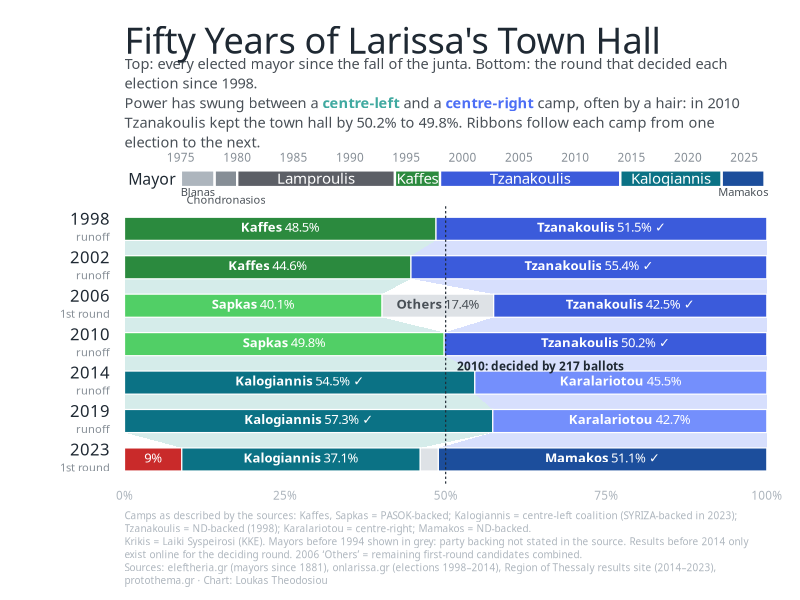

This chart was generated by the following R code:
# Larissa town hall 1975–2023: mayors timeline + the deciding vote of every election since 1998
library(tidyverse)
library(ggtext)
library(patchwork)

# ---- data -----------------------------------------------------------------------------------
# Mayors (eleftheria.gr, "Οι δήμαρχοι της Λάρισας από το 1881"); the source lists 1978–1981 and 1980–1994,
# which overlap, so the hand-over is drawn at 1980.
mayors <- tribble(
  ~mayor,              ~from, ~to,  ~col,
  "Blanas",             1975, 1978, "#ADB5BD",
  "Chondronasios",      1978, 1980, "#868E96",
  "Lamproulis",         1980, 1994, "#5C5F66",
  "Kaffes",             1994, 1998, "#2B8A3E",
  "Tzanakoulis",        1998, 2014, "#3B5BDB",
  "Kalogiannis",        2014, 2023, "#0B7285",
  "Mamakos",            2023, 2026.8, "#1C4E9C"
)

# Deciding round of each election (onlarissa.gr 2019 retrospective; Region of Thessaly results for 2014–2023)
dec <- tribble(
  ~year,  ~round,       ~cand,          ~camp,   ~pct,
  1998, "runoff",       "Kaffes",       "left",  48.5,
  1998, "runoff",       "Tzanakoulis",  "right", 51.5,
  2002, "runoff",       "Kaffes",       "left",  44.6,
  2002, "runoff",       "Tzanakoulis",  "right", 55.4,
  2006, "1st round",    "Sapkas",       "left",  40.10,
  2006, "1st round",    "Others",       "other", 17.38,
  2006, "1st round",    "Tzanakoulis",  "right", 42.52,
  2010, "runoff",       "Sapkas",       "left",  49.77,
  2010, "runoff",       "Tzanakoulis",  "right", 50.23,
  2014, "runoff",       "Kalogiannis",  "left",  54.54,
  2014, "runoff",       "Karalariotou", "right", 45.46,
  2019, "runoff",       "Kalogiannis",  "left",  57.34,
  2019, "runoff",       "Karalariotou", "right", 42.66,
  2023, "1st round",    "Krikis",       "kke",    8.92,
  2023, "1st round",    "Kalogiannis",  "left",  37.13,
  2023, "1st round",    "Vaioulis",     "other",  2.82,
  2023, "1st round",    "Mamakos",      "right", 51.14
)
winner <- c(`1998` = "Tzanakoulis", `2002` = "Tzanakoulis", `2006` = "Tzanakoulis", `2010` = "Tzanakoulis",
            `2014` = "Kalogiannis", `2019` = "Kalogiannis", `2023` = "Mamakos")

cand_col <- c(Kaffes = "#2B8A3E", Sapkas = "#51CF66", Kalogiannis = "#0B7285", Tzanakoulis = "#3B5BDB",
              Karalariotou = "#748FFC", Mamakos = "#1C4E9C", Krikis = "#C92A2A",
              Others = "#DEE2E6", Vaioulis = "#DEE2E6")
camp_col <- c(left = "#40A9A0", right = "#4C6EF5", other = "#CED4DA", kke = "#E03131")
camp_ord <- c("kke", "left", "other", "right")

# ---- timeline -------------------------------------------------------------------------------
tl <- ggplot(mayors) +
  geom_rect(aes(xmin = from, xmax = to, ymin = 0, ymax = 1, fill = I(col)), colour = "white", linewidth = 0.8) +
  geom_text(aes(x = (from + to) / 2, y = 0.5, label = if_else(to - from >= 4, mayor, "")),
            family = "Oswald", colour = "white", size = 3.8) +
  geom_text(data = filter(mayors, to - from < 4) |> mutate(yy = c(-0.3, -0.75, -0.3)),
            aes(x = (from + to) / 2, y = yy, label = mayor),
            family = "Fira Sans Condensed", colour = "#495057", size = 2.8) +
  annotate("text", x = 1974.6, y = 0.5, label = "Mayor", hjust = 1, family = "Oswald", size = 4, colour = "#1F2933") +
  scale_x_continuous(breaks = seq(1975, 2025, 5), limits = c(1970, 2027), expand = c(0, 0), position = "top") +
  coord_cartesian(clip = "off", ylim = c(-0.95, 1)) +
  theme_void(base_family = "Fira Sans") +
  theme(axis.text.x = element_text(size = 8.5, colour = "#868E96", margin = margin(b = 4)))

# ---- deciding votes: ribbon bars --------------------------------------------------------------
yrs <- sort(unique(dec$year))
bar_h <- 0.6
segs <- dec |>
  mutate(row = match(year, yrs), y = -row, ord = match(camp, camp_ord)) |>
  arrange(row, ord) |>
  group_by(year) |>
  mutate(xmax = cumsum(pct) / sum(pct) * 100, xmin = lag(xmax, default = 0)) |>
  ungroup() |>
  mutate(win = cand == winner[as.character(year)])

ribbons <- segs |>
  select(row, camp, xmin, xmax, y) |>
  inner_join(segs |> select(row, camp, xmin, xmax, y) |> mutate(row = row - 1),
             by = c("row", "camp"), suffix = c("", "_n")) |>
  mutate(id = paste(row, camp), col = camp_col[camp]) |>
  rowwise() |>
  reframe(id, col,
          x  = c(xmin, xmax, xmax_n, xmin_n),
          yy = c(y - bar_h / 2, y - bar_h / 2, y_n + bar_h / 2, y_n + bar_h / 2))

labs_df <- segs |>
  filter(pct >= 8) |>
  mutate(lab = if_else(pct >= 15,
                       glue::glue("<b>{cand}</b> {sprintf('%.1f', pct)}%{if_else(win, ' ✓', '')}"),
                       glue::glue("{sprintf('%.0f', pct)}%")))

ylabs <- tibble(year = yrs, row = seq_along(yrs)) |>
  left_join(distinct(dec, year, round), by = "year") |>
  mutate(lab = glue::glue("<span style='font-family:Oswald;font-size:12pt;color:#1F2933'>{year}</span><br><span style='color:#868E96;font-size:8pt'>{round}</span>"))

rb <- ggplot() +
  geom_polygon(data = ribbons, aes(x, yy, group = id, fill = I(col)), alpha = 0.22) +
  geom_rect(data = segs, aes(xmin = xmin, xmax = xmax, ymin = y - bar_h / 2, ymax = y + bar_h / 2,
                             fill = I(cand_col[cand])), colour = "white", linewidth = 0.4) +
  geom_richtext(data = labs_df, aes((xmin + xmax) / 2, y, label = lab,
                                    colour = I(if_else(cand %in% c("Others", "Vaioulis"), "#495057", "white"))),
                family = "Fira Sans Condensed", size = 3.3, fill = NA, label.colour = NA) +
  geom_richtext(data = ylabs, aes(x = -1.5, y = -row, label = lab), hjust = 1, family = "Fira Sans",
                fill = NA, label.colour = NA, lineheight = 1) +
  geom_vline(xintercept = 50, linetype = "22", linewidth = 0.4, colour = "#1F2933") +
  annotate("richtext", x = 51, y = -4 - 0.32, hjust = 0, vjust = 1, family = "Fira Sans", size = 3,
           colour = "#1F2933", fill = NA, label.colour = NA,
           label = "<b>2010: decided by 217 ballots</b>") +
  scale_x_continuous(breaks = seq(0, 100, 25), labels = paste0(seq(0, 100, 25), "%"), expand = c(0, 0)) +
  coord_cartesian(xlim = c(0, 100), clip = "off") +
  theme_void(base_family = "Fira Sans") +
  theme(axis.text.x = element_text(size = 8.5, colour = "#ADB5BD", margin = margin(t = 4)),
        plot.margin = margin(0, 0, 0, 70))

p <- tl / rb + plot_layout(heights = c(0.9, 7)) +
  plot_annotation(
    title = "Fifty Years of Larissa's Town Hall",
    subtitle = glue::glue(
      "Top: every elected mayor since the fall of the junta. Bottom: the round that decided each election since 1998.<br>",
      "Power has swung between a <b style='color:{camp_col['left']}'>centre-left</b> and a <b style='color:{camp_col['right']}'>centre-right</b> camp, ",
      "often by a hair: in 2010 Tzanakoulis kept the town hall by 50.2% to 49.8%. Ribbons follow each camp from one election to the next."),
    caption = "Camps as described by the sources: Kaffes, Sapkas = PASOK-backed; Kalogiannis = centre-left coalition (SYRIZA-backed in 2023); Tzanakoulis = ND-backed (1998); Karalariotou = centre-right; Mamakos = ND-backed.<br>Krikis = Laiki Syspeirosi (KKE). Mayors before 1994 shown in grey: party backing not stated in the source. Results before 2014 only exist online for the deciding round. 2006 'Others' = remaining first-round candidates combined.<br>Sources: eleftheria.gr (mayors since 1881), onlarissa.gr (elections 1998–2014), Region of Thessaly results site (2014–2023), protothema.gr · Chart: Loukas Theodosiou",
    theme = theme(
      plot.background = element_rect(fill = "white", colour = NA),
      plot.title = element_text(family = "Oswald", size = 26, colour = "#1F2933"),
      plot.subtitle = element_textbox_simple(family = "Fira Sans", size = 10.5, colour = "#495057",
                                             lineheight = 1.35, margin = margin(6, 0, 14, 0)),
      plot.caption = element_textbox_simple(family = "Fira Sans", size = 7.2, colour = "#ADB5BD",
                                            lineheight = 1.3, margin = margin(t = 12)),
      plot.margin = margin(20, 24, 14, 20)
    )
  )

ggsave("out/t8_larissa_mayors_history.png", p, width = 9.5, height = 9.5, dpi = 220, device = ragg::agg_png)
